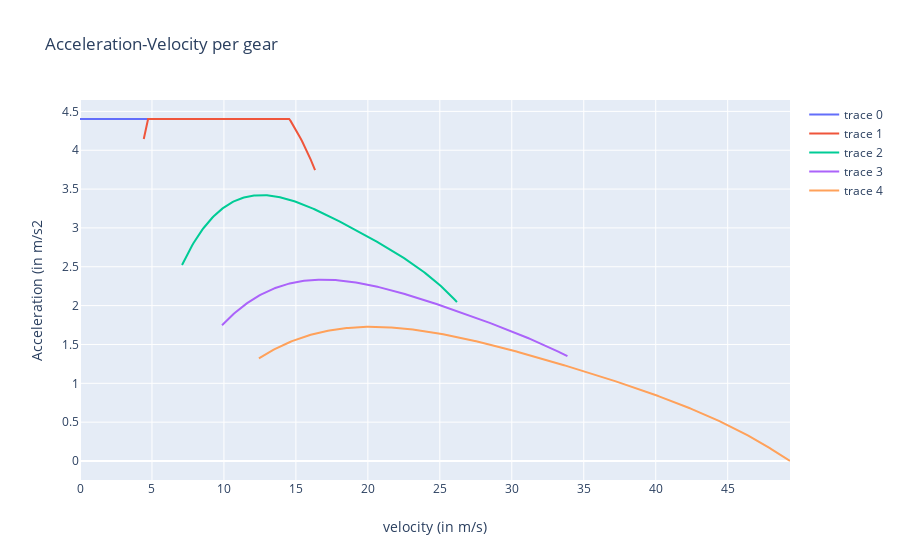

The notebook cell saved with this chart:
### Code cell
# plots final acceleration curve per gear.
outputs = sol['outputs'] # outputs of the dispatcher
layout = go.Layout(title="Acceleration-Velocity per gear",
                xaxis=dict(title='velocity (in m/s)'),
                yaxis=dict(title='Acceleration (in m/s2'))
data = outputs['discrete_acceleration_curves']
fig = go.Figure(data=data, layout=layout)
iplot(fig)
